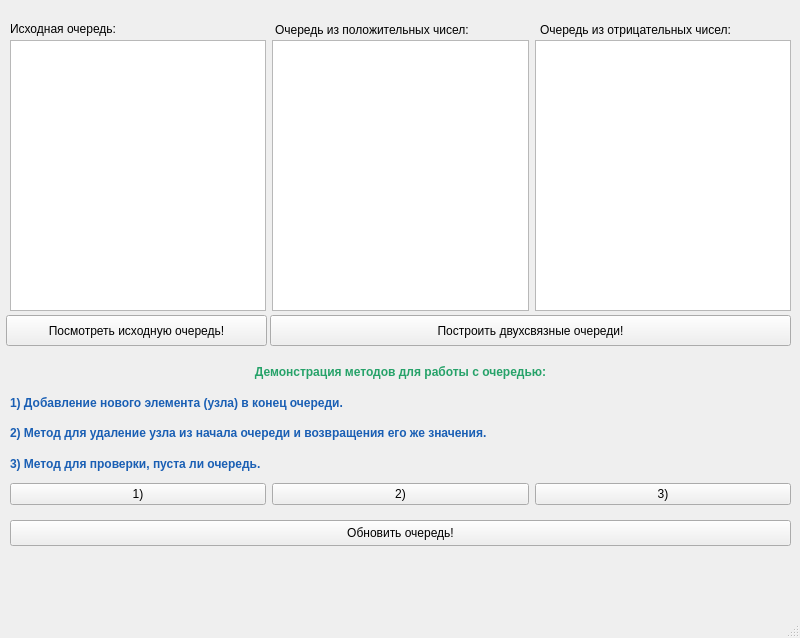
<?xml version="1.0" encoding="UTF-8"?>
<ui version="4.0">
 <class>MainWindow</class>
 <widget class="QMainWindow" name="MainWindow">
  <property name="geometry">
   <rect>
    <x>0</x>
    <y>0</y>
    <width>800</width>
    <height>638</height>
   </rect>
  </property>
  <property name="windowTitle">
   <string>MainWindow</string>
  </property>
  <widget class="QWidget" name="centralwidget">
   <widget class="QPushButton" name="splitButton">
    <property name="geometry">
     <rect>
      <x>270</x>
      <y>315</y>
      <width>521</width>
      <height>31</height>
     </rect>
    </property>
    <property name="text">
     <string>Построить двухсвязные очереди!</string>
    </property>
   </widget>
   <widget class="QWidget" name="horizontalLayoutWidget">
    <property name="geometry">
     <rect>
      <x>10</x>
      <y>40</y>
      <width>781</width>
      <height>271</height>
     </rect>
    </property>
    <layout class="QHBoxLayout" name="horizontalLayout">
     <item>
      <widget class="QListWidget" name="sourceListWidget"/>
     </item>
     <item>
      <widget class="QListWidget" name="negativeListWidget"/>
     </item>
     <item>
      <widget class="QListWidget" name="positiveListWidget"/>
     </item>
    </layout>
   </widget>
   <widget class="QLabel" name="label">
    <property name="geometry">
     <rect>
      <x>10</x>
      <y>20</y>
      <width>211</width>
      <height>18</height>
     </rect>
    </property>
    <property name="text">
     <string>Исходная очередь:</string>
    </property>
   </widget>
   <widget class="QLabel" name="label_2">
    <property name="geometry">
     <rect>
      <x>275</x>
      <y>20</y>
      <width>251</width>
      <height>20</height>
     </rect>
    </property>
    <property name="text">
     <string>Очередь из положительных чисел:</string>
    </property>
   </widget>
   <widget class="QLabel" name="label_3">
    <property name="geometry">
     <rect>
      <x>540</x>
      <y>20</y>
      <width>251</width>
      <height>20</height>
     </rect>
    </property>
    <property name="text">
     <string>Очередь из отрицательных чисел:</string>
    </property>
   </widget>
   <widget class="QPushButton" name="showButton">
    <property name="geometry">
     <rect>
      <x>6</x>
      <y>315</y>
      <width>261</width>
      <height>31</height>
     </rect>
    </property>
    <property name="text">
     <string>Посмотреть исходную очередь!</string>
    </property>
   </widget>
   <widget class="QWidget" name="verticalLayoutWidget">
    <property name="geometry">
     <rect>
      <x>10</x>
      <y>360</y>
      <width>781</width>
      <height>116</height>
     </rect>
    </property>
    <layout class="QVBoxLayout" name="verticalLayout">
     <item>
      <widget class="QLabel" name="label_4">
       <property name="text">
        <string>&lt;html&gt;&lt;head/&gt;&lt;body&gt;&lt;p align=&quot;center&quot;&gt;&lt;span style=&quot; font-weight:700; color:#26a269;&quot;&gt;Демонстрация методов для работы с очередью:&lt;/span&gt;&lt;/p&gt;&lt;/body&gt;&lt;/html&gt;</string>
       </property>
      </widget>
     </item>
     <item>
      <widget class="QLabel" name="label_5">
       <property name="text">
        <string>&lt;html&gt;&lt;head/&gt;&lt;body&gt;&lt;p&gt;&lt;span style=&quot; font-weight:700; color:#1a5fb4;&quot;&gt;1) Добавление нового элемента (узла) в конец очереди.&lt;/span&gt;&lt;/p&gt;&lt;/body&gt;&lt;/html&gt;</string>
       </property>
      </widget>
     </item>
     <item>
      <widget class="QLabel" name="label_6">
       <property name="text">
        <string>&lt;html&gt;&lt;head/&gt;&lt;body&gt;&lt;p&gt;&lt;span style=&quot; font-weight:700; color:#1a5fb4;&quot;&gt;2) Метод для удаление узла из начала очереди и возвращения его же значения.&lt;/span&gt;&lt;/p&gt;&lt;/body&gt;&lt;/html&gt;</string>
       </property>
      </widget>
     </item>
     <item>
      <widget class="QLabel" name="label_7">
       <property name="text">
        <string>&lt;html&gt;&lt;head/&gt;&lt;body&gt;&lt;p&gt;&lt;span style=&quot; font-weight:700; color:#1a5fb4;&quot;&gt;3) Метод для проверки, пуста ли очередь.&lt;/span&gt;&lt;/p&gt;&lt;/body&gt;&lt;/html&gt;</string>
       </property>
      </widget>
     </item>
    </layout>
   </widget>
   <widget class="QWidget" name="horizontalLayoutWidget_2">
    <property name="geometry">
     <rect>
      <x>10</x>
      <y>479</y>
      <width>781</width>
      <height>31</height>
     </rect>
    </property>
    <layout class="QHBoxLayout" name="horizontalLayout_2">
     <item>
      <widget class="QPushButton" name="enqueueButton">
       <property name="text">
        <string>1)</string>
       </property>
      </widget>
     </item>
     <item>
      <widget class="QPushButton" name="dequeueButton">
       <property name="text">
        <string>2)</string>
       </property>
      </widget>
     </item>
     <item>
      <widget class="QPushButton" name="isEmptyButton">
       <property name="text">
        <string>3)</string>
       </property>
      </widget>
     </item>
    </layout>
   </widget>
   <widget class="QPushButton" name="showUpdateButton">
    <property name="geometry">
     <rect>
      <x>10</x>
      <y>520</y>
      <width>781</width>
      <height>26</height>
     </rect>
    </property>
    <property name="text">
     <string>Обновить очередь!</string>
    </property>
   </widget>
   <widget class="QLabel" name="updateLabel">
    <property name="geometry">
     <rect>
      <x>10</x>
      <y>560</y>
      <width>781</width>
      <height>18</height>
     </rect>
    </property>
    <property name="text">
     <string/>
    </property>
   </widget>
  </widget>
  <widget class="QMenuBar" name="menubar">
   <property name="geometry">
    <rect>
     <x>0</x>
     <y>0</y>
     <width>800</width>
     <height>23</height>
    </rect>
   </property>
  </widget>
  <widget class="QStatusBar" name="statusbar"/>
 </widget>
 <resources/>
 <connections/>
</ui>
